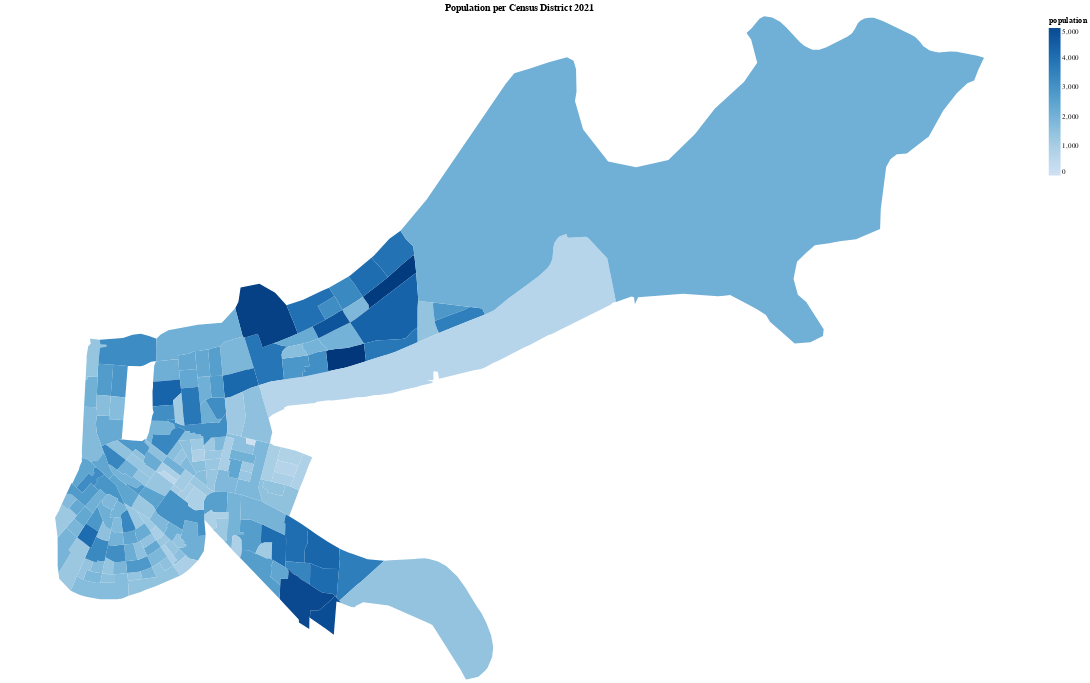

The notebook cell this image was saved under:
### Code cell
popMap = alt.Chart(bwcMcensusGeo).mark_geoshape().encode(
   color=alt.Color('population:Q',
      legend=alt.Legend(title='population'),
      scale=alt.Scale(scheme='blues',
        domain=[0,5000])),
    tooltip=[alt.Tooltip('NAME',title='Census Tract'),
      alt.Tooltip('Activation Count',title='Activation Count'),
      alt.Tooltip('population',title='Population', format=','),
      alt.Tooltip('median income',title='Median Household Income', format='$,.2r')]

).project(
   type='conicConformal',
    parallels=[31 + 10 / 60, 32 + 40 / 60],
    rotate=[92 + 30 / 60, 0],
).properties(
    title='Population per Census District 2021',
    width=1400,
    height=900

)

popMap

### Figure 1 — Vega-Lite specification as saved in the notebook (floating-point values rounded to 4 significant figures; data arrays with more than 128 entries replaced by an {"elided": "..."} marker saying what was removed)
{"config": {"view": {"continuousWidth": 400, "continuousHeight": 300}}, "data": {"name": "data-176fb0a2ce7b3c7099d62ff59669a9a6"}, "mark": "geoshape", "encoding": {"color": {"field": "population", "legend": {"title": "population"}, "scale": {"domain": [0, 5000], "scheme": "blues"}, "type": "quantitative"}, "tooltip": [{"field": "NAME", "title": "Census Tract", "type": "nominal"}, {"field": "Activation Count", "title": "Activation Count", "type": "quantitative"}, {"field": "population", "format": ",", "title": "Population", "type": "quantitative"}, {"field": "median income", "format": "$,.2r", "title": "Median Household Income", "type": "nominal"}]}, "height": 900, "projection": {"parallels": [31.17, 32.67], "rotate": [92.5, 0], "type": "conicConformal"}, "title": "Population per Census District 2021", "width": 1400, "$schema": "https://vega.github.io/schema/vega-lite/v4.17.0.json", "datasets": {"data-176fb0a2ce7b3c7099d62ff59669a9a6": {"elided": "181 records"}}}
